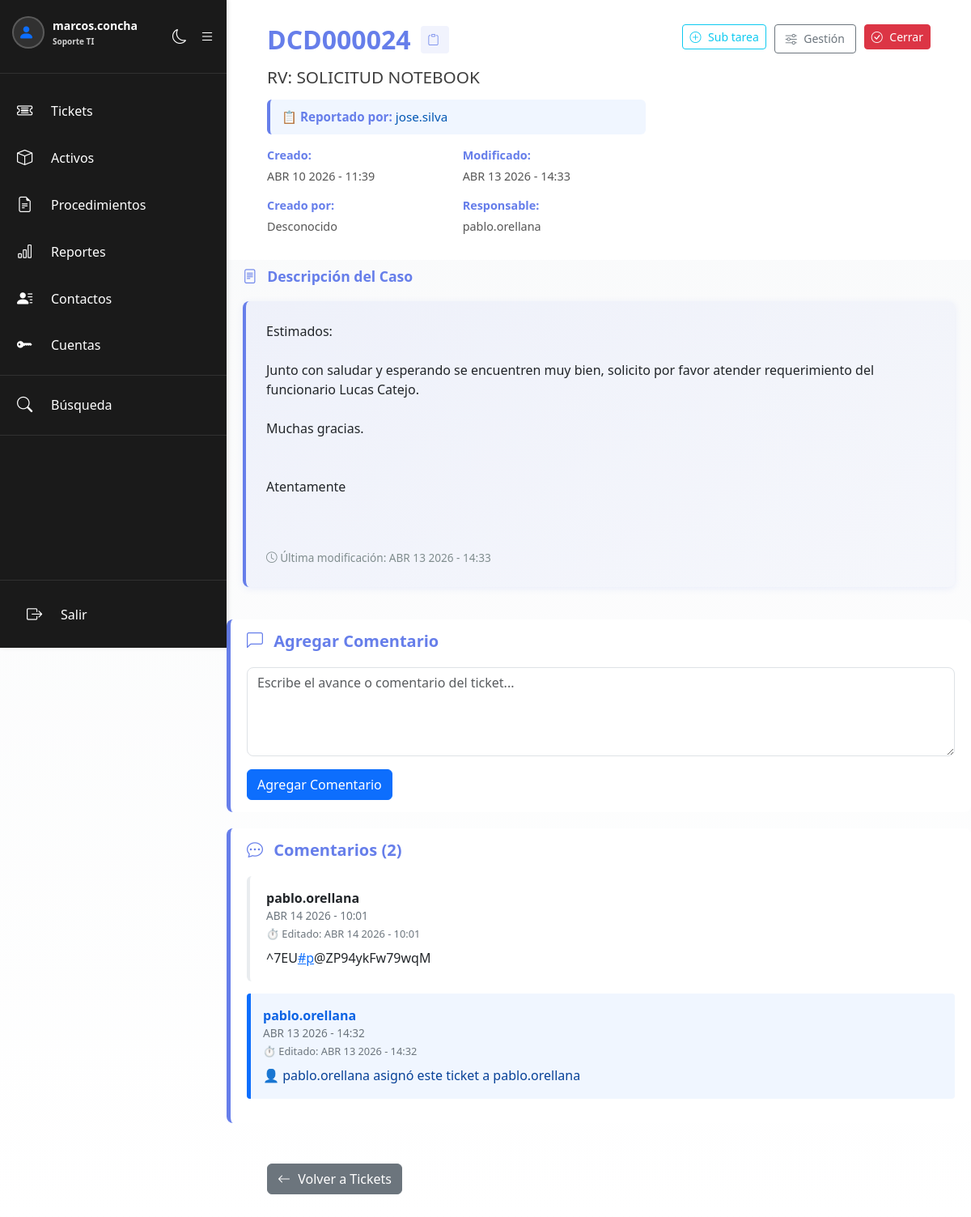
Page /ver_ticket.php?id=24 (signed in) on the earlier database version.
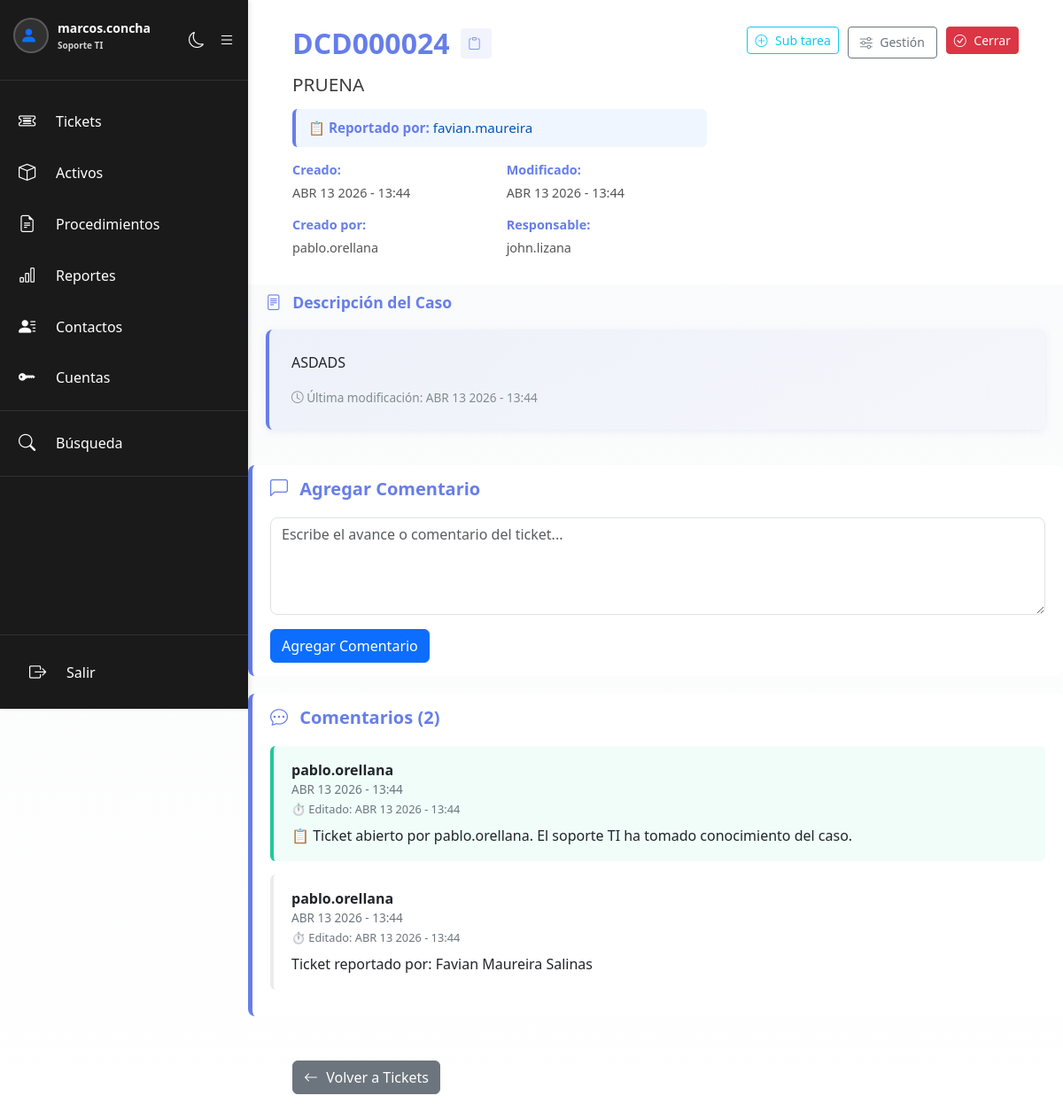
Same page on the later database version.
### tables this page shows
CREATE TABLE `tickets` (
  `id` int NOT NULL AUTO_INCREMENT,
  `ticket_padre_id` int DEFAULT NULL,
  `ticket_number` varchar(50) NOT NULL,
  `titulo` varchar(255) NOT NULL,
  `descripcion` longtext,
  `estado` varchar(50) DEFAULT 'sin abrir',
  `es_cerrado` tinyint(1) DEFAULT '0',
  `usuario_creador` int DEFAULT NULL,
  `nombre_solicitante` varchar(255) DEFAULT NULL,
  `propietario` int DEFAULT NULL,
  `responsable` int DEFAULT NULL,
  `fecha_creacion` datetime DEFAULT CURRENT_TIMESTAMP,
  `fecha_ultima_modificacion` datetime DEFAULT CURRENT_TIMESTAMP ON UPDATE CURRENT_TIMESTAMP,
  `motivo_cierre` varchar(255) DEFAULT NULL,
  `estado_cancelacion` varchar(255) DEFAULT NULL,
  PRIMARY KEY (`id`),
  UNIQUE KEY `ticket_number` (`ticket_number`),
  KEY `usuario_creador` (`usuario_creador`),
  KEY `propietario` (`propietario`),
  KEY `responsable` (`responsable`),
  KEY `fk_ticket_padre` (`ticket_padre_id`),
  CONSTRAINT `fk_ticket_padre` FOREIGN KEY (`ticket_padre_id`) REFERENCES `tickets` (`id`) ON DELETE CASCADE,
  CONSTRAINT `tickets_ibfk_1` FOREIGN KEY (`usuario_creador`) REFERENCES `users` (`id`),
  CONSTRAINT `tickets_ibfk_2` FOREIGN KEY (`propietario`) REFERENCES `users` (`id`),
  CONSTRAINT `tickets_ibfk_3` FOREIGN KEY (`responsable`) REFERENCES `users` (`id`)
);

CREATE TABLE `users` (
  `id` int NOT NULL AUTO_INCREMENT,
  `nombre_completo` varchar(255) DEFAULT NULL,
  `username` varchar(50) NOT NULL,
  `password` varchar(255) NOT NULL,
  `foto_perfil` varchar(255) DEFAULT NULL,
  `role` varchar(20) DEFAULT 'viewer',
  `created_at` datetime DEFAULT CURRENT_TIMESTAMP,
  `necesita_cambiar_password` tinyint(1) DEFAULT '0',
  `email` varchar(255) DEFAULT NULL,
  `numero_telefono` varchar(20) NOT NULL,
  `dpto_division` varchar(255) DEFAULT NULL,
  PRIMARY KEY (`id`),
  UNIQUE KEY `username` (`username`)
);

CREATE TABLE `comentarios_tickets` (
  `id` int NOT NULL AUTO_INCREMENT,
  `ticket_id` int NOT NULL,
  `usuario_id` int NOT NULL,
  `contenido` longtext,
  `comentario` longtext,
  `fecha` datetime DEFAULT CURRENT_TIMESTAMP,
  `fecha_modificacion` datetime DEFAULT CURRENT_TIMESTAMP ON UPDATE CURRENT_TIMESTAMP,
  `usuario_modificado_por` int DEFAULT NULL,
  `tipo_comentario` varchar(50) DEFAULT NULL,
  PRIMARY KEY (`id`),
  KEY `ticket_id` (`ticket_id`),
  KEY `usuario_id` (`usuario_id`),
  KEY `usuario_modificado_por` (`usuario_modificado_por`),
  CONSTRAINT `comentarios_tickets_ibfk_1` FOREIGN KEY (`ticket_id`) REFERENCES `tickets` (`id`) ON DELETE CASCADE,
  CONSTRAINT `comentarios_tickets_ibfk_2` FOREIGN KEY (`usuario_id`) REFERENCES `users` (`id`),
  CONSTRAINT `comentarios_tickets_ibfk_3` FOREIGN KEY (`usuario_modificado_por`) REFERENCES `users` (`id`)
);

### ver_ticket.php (the view, shortened to what the changed rows need)
<?php
require_once 'includes/config.php';
$ticket = null;
$comentarios = [];
$ticket_id = $_GET["id"] ?? "";
try {
    $stmt = $conexion->prepare("SELECT * FROM tickets WHERE id = ? OR ticket_number = ?");
    $stmt->execute([$ticket_id, $ticket_id]);
    $ticket = $stmt->fetch(PDO::FETCH_ASSOC);
    $stmt = $conexion->prepare("
        SELECT c.*, u.username,
               COALESCE(um.username, '') as usuario_modifico_nombre
        FROM comentarios_tickets c
        JOIN users u ON c.usuario_id = u.id
        LEFT JOIN users um ON c.usuario_modificado_por = um.id
        WHERE c.ticket_id = ?
        ORDER BY c.fecha DESC
    ");
    $stmt->execute([$ticket["id"]]);
    $comentarios = $stmt->fetchAll(PDO::FETCH_ASSOC);
} catch (PDOException $e) {
    $error = "Error al obtener el ticket: " . $e->getMessage();
}
$responsable_nombre = "";
if ($ticket["responsable"]) {
    $stmt = $conexion->prepare("SELECT username FROM users WHERE id = ?");
    $stmt->execute([$ticket["responsable"]]);
    $resp_user = $stmt->fetch(PDO::FETCH_ASSOC);
    $responsable_nombre = $resp_user["username"] ?? "No asignado";
}
$stmt = $conexion->prepare("SELECT username FROM users WHERE id = ?");
$stmt->execute([$ticket["usuario_creador"]]);
$creator_user = $stmt->fetch(PDO::FETCH_ASSOC);
$creator_nombre = $creator_user["username"] ?? "Desconocido";
?>
<!DOCTYPE html>
<html lang="es" id="htmlRoot">
<head>
    <link href="https://cdn.jsdelivr.net/npm/bootstrap@5.3.8/dist/css/bootstrap.min.css" rel="stylesheet">
    <link rel="stylesheet" href="https://cdn.jsdelivr.net/npm/bootstrap-icons@1.11.3/font/bootstrap-icons.min.css">
    <link href="css/dark-mode.css" rel="stylesheet">
</head>
<body>
    <?php include 'includes/sidebar.php'; ?>
    <div class="container-fluid p-0">
        <div class="ticket-header-gradient" style="padding: 30px 50px;">
            <div class="row">
                <div class="col-lg-7">
                    <div style="display: flex; align-items: center; gap: 0.8rem; margin-bottom: 15px;">
                        <h2 style="margin: 0; color: #667eea;"><?php echo htmlspecialchars($ticket["ticket_number"]); ?></h2>
                        <button class="btn btn-sm btn-outline-secondary" id="copyTicketBtn" onclick="copiarNumeroTicket('<?php echo htmlspecialchars($ticket["ticket_number"]); ?>')"
                                style="padding: 0.4rem 0.5rem; opacity: 0.9;"
                                title="Copiar número de ticket"
                                data-bs-toggle="tooltip"
                                data-bs-title="Copiar número">
                            <i class="bi bi-clipboard"></i>
                        </button>
                    </div>
                    <h4 id="titulo-ticket" style="margin: 0; margin-bottom: 15px;"><?php echo htmlspecialchars($ticket["titulo"]); ?></h4>
                    <div style="background: #f0f6ff; padding: 10px 14px; border-radius: 6px; border-left: 4px solid #667eea; font-size: 0.95rem; margin-bottom: 15px;">
                        <strong style="color: #667eea;">📋 Reportado por:</strong>
                        <span style="font-weight: 500; color: #0056b3;">
                            <?php echo htmlspecialchars($ticket["nombre_solicitante"] ?? "N/A"); ?>
                        </span>
                    </div>
                    <div style="display: grid; grid-template-columns: repeat(2, 1fr); gap: 15px; font-size: 0.9rem;">
                        <div>
                            <strong style="color: #667eea;">Creado:</strong>
                            <div style="margin-top: 4px; color: #555;"><?php echo formatearFechaHora($ticket["fecha_creacion"]); ?></div>
                        </div>
                        <div>
                            <strong style="color: #667eea;">Modificado:</strong>
                            <div style="margin-top: 4px; color: #555;"><?php echo formatearFechaHora($ticket["fecha_ultima_modificacion"]); ?></div>
                        </div>
                        <div>
                            <strong style="color: #667eea;">Creado por:</strong>
                            <div style="margin-top: 4px; color: #555;"><?php echo htmlspecialchars($creator_nombre); ?></div>
                        </div>
                        <div>
                            <strong style="color: #667eea;">Responsable:</strong>
                            <div style="margin-top: 4px; color: #555;"><?php echo htmlspecialchars($responsable_nombre) ?: "No asignado"; ?></div>
                        </div>
                    </div>
                </div>
            </div>
        </div>
        <div class="ticket-descripcion-case">
                <div class="descripcion-contenido">
                    <div id="texto-descripcion" style="margin-bottom: 15px;"><?php echo nl2br(procesarHashtagsContactos(procesarMencionesTikets($ticket["descripcion"]))); ?></div>
                    <small class="texto-muted-case"><i class="bi bi-clock"></i> Última modificación: <?php echo formatearFechaHora($ticket["fecha_ultima_modificacion"]); ?></small>
                </div>
            </div>
            <div class="ticket-body-card">
                <div id="comentarios-contenedor">
                    <?php if (empty($comentarios)): ?>
                        <p class="text-muted"><i class="bi bi-info-circle"></i> No hay comentarios aún</p>
                    <?php else: ?>
                        <?php foreach ($comentarios as $com): ?>
                            <div class="comentario <?php echo ($com['tipo_comentario'] === 'cierre') ? 'comentario-cierre' : (($com['tipo_comentario'] === 'asignacion') ? 'comentario-asignacion' : (($com['tipo_comentario'] === 'edicion') ? 'comentario-edicion' : (($com['tipo_comentario'] === 'apertura') ? 'comentario-apertura' : (($com['tipo_comentario'] === 'cambio_estado') ? 'comentario-cambio_estado' : (($com['tipo_comentario'] === 'mencion') ? 'comentario-mencion' : ''))))); ?>" id="comentario-<?php echo $com['id']; ?>">
                                <div class="d-flex justify-content-between align-items-start">
                                    <div>
                                        <div class="comentario-autor"><strong><?php echo htmlspecialchars($com["username"]); ?></strong></div>
                                        <div class="comentario-fecha" style="font-size: 0.85rem; color: #6c757d;"><?php echo formatearFechaHora($com["fecha"]); ?></div>
                                        <?php if (!empty($com["fecha_modificacion"])): ?>
                                            <div class="comentario-modificado" style="font-size: 0.8rem; color: #6c757d; margin-top: 3px;">
                                                ⏱️ Editado: <?php echo formatearFechaHora($com["fecha_modificacion"]); ?>
                                            </div>
                                        <?php endif; ?>
                                    </div>
                                </div>
                                <div class="mt-2" id="texto-comentario-<?php echo $com['id']; ?>" style="line-height: 1.6;">
                                    <?php echo nl2br(procesarHashtagsContactos(procesarMencionesTikets($com["comentario"]))); ?>
                                </div>
                            </div>
                        <?php endforeach; ?>
                    <?php endif; ?>
                </div>
            </div>
        </div>
</body>
</html>

### includes/config.php (shortened to what the changed rows need)
<?php
$host = obtenerEnv('DB_HOST', 'localhost');
$db   = obtenerEnv('DB_NAME', 'jupiter');
$user = obtenerEnv('DB_USER', 'root');
$pass = obtenerEnv('DB_PASS', '');
$port = obtenerEnv('DB_PORT', 8888);
try {
    $conexion = new PDO(
        "mysql:host=$host;dbname=$db;port=$port",
        $user,
        $pass
    );
    $conexion->setAttribute(PDO::ATTR_ERRMODE, PDO::ERRMODE_EXCEPTION);
} catch (PDOException $e) {
    $env = obtenerEnv('APP_ENV', 'production');
    if ($env === 'development') {
        die("Error de conexión: " . $e->getMessage());
    } else {
        die("Error de conexión a la base de datos. Por favor, contacta al administrador.");
    }
}
function formatearFechaHora($fecha) {
    $meses = ['', 'ENE', 'FEB', 'MAR', 'ABR', 'MAY', 'JUN', 'JUL', 'AGO', 'SEP', 'OCT', 'NOV', 'DIC'];
    $timestamp = strtotime($fecha);
    $mes = $meses[date('n', $timestamp)];
    $dia = date('d', $timestamp);
    $año = date('Y', $timestamp);
    $hora = date('H:i', $timestamp);
    return "$mes $dia $año - $hora";
}
function procesarMenciones($texto) {
    $texto = preg_replace_callback(
        '/#(DCD\.T\d{7})/i',
        function($matches) {
            global $conexion;
            $id_proc = $matches[1];
            try {
                $stmt = $conexion->prepare("SELECT id FROM procedimientos WHERE id_procedimiento = ?");
                $stmt->execute([$id_proc]);
                $proc = $stmt->fetch(PDO::FETCH_ASSOC);
                if ($proc) {
                    return '<<<PROC_' . $proc['id'] . '_' . $id_proc . '>>>';
                }
            } catch (Exception $e) {
            }
            return $matches[0];
        },
        $texto
    );
    $texto = preg_replace_callback(
        '/#(DCD\d{6})/i',
        function($matches) {
            return '<<<TICKET_' . $matches[1] . '>>>';
        },
        $texto
    );
    $texto = preg_replace_callback(
        '/#(AK\d{7})/i',
        function($matches) {
            return '<<<ACTIVO_' . $matches[1] . '>>>';
        },
        $texto
    );
    $texto = preg_replace_callback(
        '/#([a-z0-9._-]+)/i',
        function($matches) {
            $usuario = $matches[1];
            if (preg_match('/^(DCD\.T\d{7}|DCD\d{6}|AK\d{7})$/i', $usuario)) {
                return $matches[0];
            }
            return '<<<USER_' . $usuario . '>>>';
        },
        $texto
    );
    $texto = htmlspecialchars($texto, ENT_QUOTES, 'UTF-8');
    $texto = preg_replace_callback(
        '/&lt;&lt;&lt;PROC_(\d+)_(DCD\.T\d{7})&gt;&gt;&gt;/i',
        function($matches) {
            return '<a href="ver_procedimiento.php?id=' . $matches[1] . '" class="procedimiento-mention" style="color: #fd7e14;" title="Ver procedimiento ' . $matches[2] . '"><i class="bi bi-file-earmark-text"></i> ' . $matches[2] . '</a>';
        },
        $texto
    );
    $texto = preg_replace_callback(
        '/&lt;&lt;&lt;TICKET_(DCD\d{6})&gt;&gt;&gt;/i',
        function($matches) {
            return '<a href="ver_ticket.php?id=' . $matches[1] . '" class="ticket-mention" title="Ver ticket ' . $matches[1] . '">' . $matches[1] . '</a>';
        },
        $texto
    );
    $texto = preg_replace_callback(
        '/&lt;&lt;&lt;ACTIVO_(AK\d{7})&gt;&gt;&gt;/i',
        function($matches) {
            return '<a href="ver_activo.php?id=' . $matches[1] . '" class="activo-mention" title="Ver activo ' . $matches[1] . '">' . $matches[1] . '</a>';
        },
        $texto
    );
    $texto = preg_replace_callback(
        '/&lt;&lt;&lt;USER_([a-z0-9._-]+)&gt;&gt;&gt;/i',
        function($matches) {
            $usuario = $matches[1];
            return '<a href="perfil_usuario.php?username=' . urlencode($usuario) . '" title="Ver perfil de ' . $usuario . '">#' . $usuario . '</a>';
        },
        $texto
    );
    return $texto;
}
function procesarMencionesTikets($texto) {
    return procesarMenciones($texto);
}
function procesarHashtagsContactos($texto) {
    global $conexion;
    $texto = preg_replace_callback(
        '/#([a-z0-9._-]+)/i',
        function($matches) use ($conexion) {
            $hashtag = $matches[1];
            try {
                $stmt = $conexion->prepare("SELECT id FROM users WHERE username = ? AND role = 'contacto' LIMIT 1");
                $stmt->execute([$hashtag]);
                $contacto = $stmt->fetch(PDO::FETCH_ASSOC);
                if ($contacto) {
                    return '<a href="perfil_contacto.php?username=' . urlencode($hashtag) . '" class="usuario-mention" title="Ver perfil de contacto #' . htmlspecialchars($hashtag) . '">#' . htmlspecialchars($hashtag) . '</a>';
                }
                $stmt = $conexion->prepare("SELECT id FROM users WHERE username = ? AND role != 'contacto' LIMIT 1");
                $stmt->execute([$hashtag]);
                $usuario = $stmt->fetch(PDO::FETCH_ASSOC);
                if ($usuario) {
                    return '<a href="perfil_usuario.php?username=' . urlencode($hashtag) . '" class="usuario-mention" title="Ver perfil de usuario #' . htmlspecialchars($hashtag) . '">#' . htmlspecialchars($hashtag) . '</a>';
                }
                return $matches[0];
            } catch (PDOException $e) {
                return $matches[0];
            }
        },
        $texto
    );
    return $texto;
}

Differences in the rows shown:
no longer on this page (row edited): comentarios_tickets: usuario.username "pablo.orellana", fecha "ABR 14 2026 - 10:01", fecha_modificacion "ABR 14 2026 - 10:01", comentario "^7EU @ZP94ykFw79wqM"
no longer on this page (row edited): comentarios_tickets: usuario.username "pablo.orellana", fecha "ABR 13 2026 - 14:32", fecha_modificacion "ABR 13 2026 - 14:32", comentario "👤 pablo.orellana asignó este ticket a pablo.orellana", tipo_comentario "asignacion" (drawn)
changed tickets "DCD000024": titulo "RV: SOLICITUD NOTEBOOK" → "PRUENA"; nombre_solicitante "jose.silva" → "favian.maureira"; fecha_creacion "ABR 10 2026 - 11:39" → "ABR 13 2026 - 13:44"; fecha_ultima_modificacion "ABR 13 2026 - 14:33" → "ABR 13 2026 - 13:44"; descripcion "Estimados: Junto con saludar y esperando se encuentren muy bien, solicito por favor atender requerimiento del funcionario Lucas Catejo. Muchas gracias. Atentamente" → "ASDADS"
now on this page (row unchanged): users: username "john.lizana"
added comentarios_tickets: usuario.username "pablo.orellana", fecha "ABR 13 2026 - 13:44", fecha_modificacion "ABR 13 2026 - 13:44", comentario "📋 Ticket abierto por pablo.orellana. El soporte TI ha tomado conocimiento del caso.", tipo_comentario "apertura" (drawn)
added comentarios_tickets: usuario.username "pablo.orellana", fecha "ABR 13 2026 - 13:44", fecha_modificacion "ABR 13 2026 - 13:44", comentario "Ticket reportado por: Favian Maureira Salinas"
Other differences:
$creator_nombre: "Desconocido" → (not shown)
